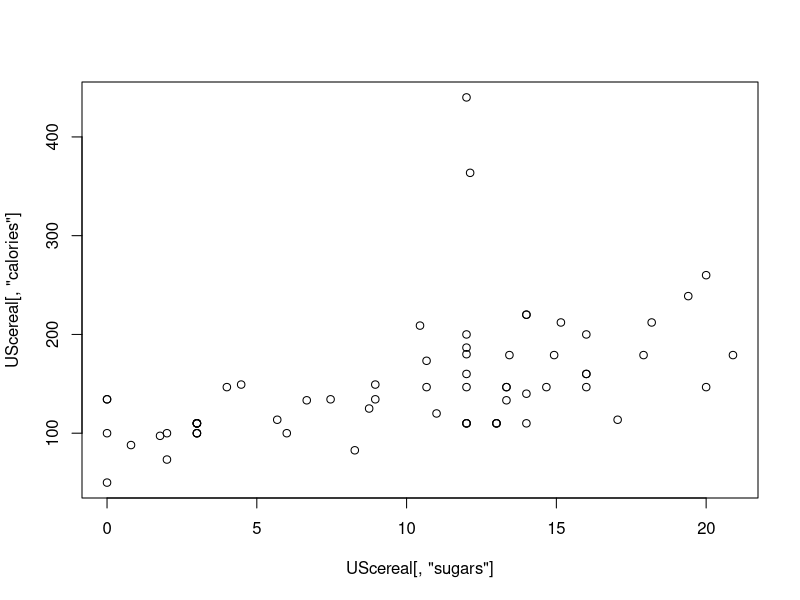
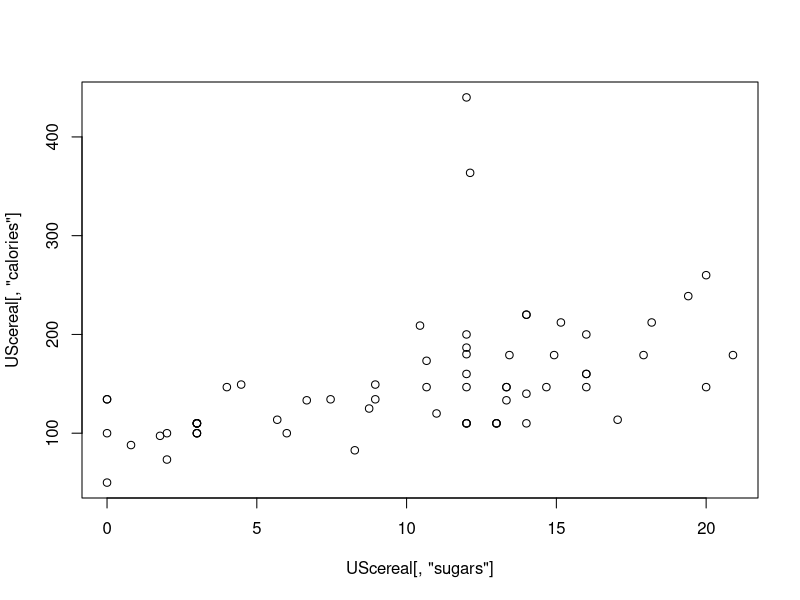
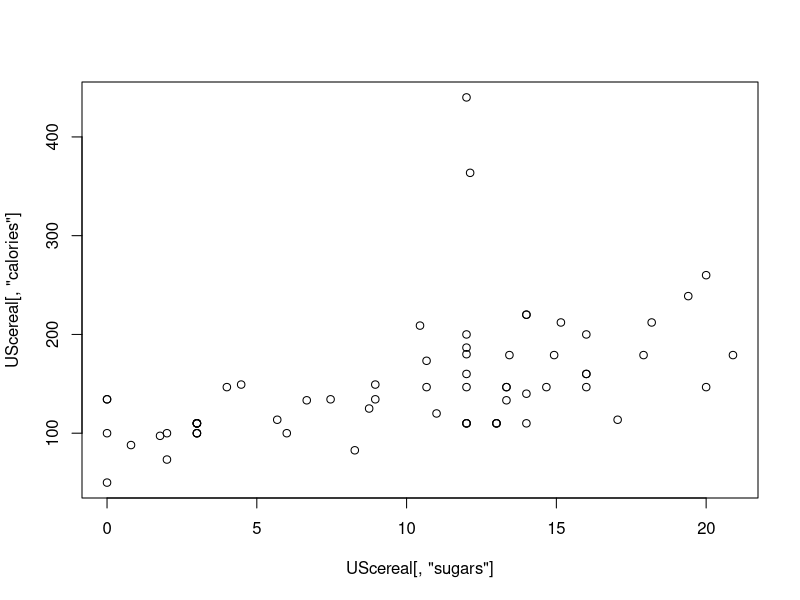
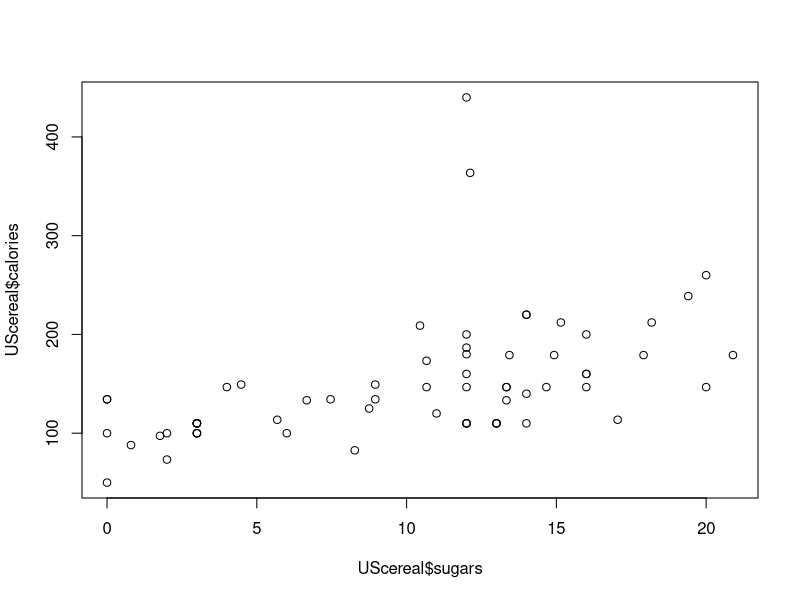
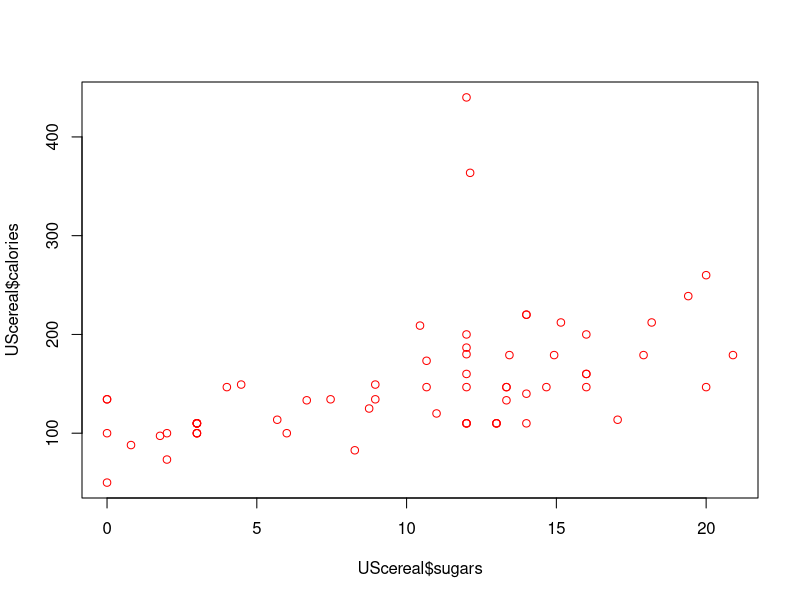
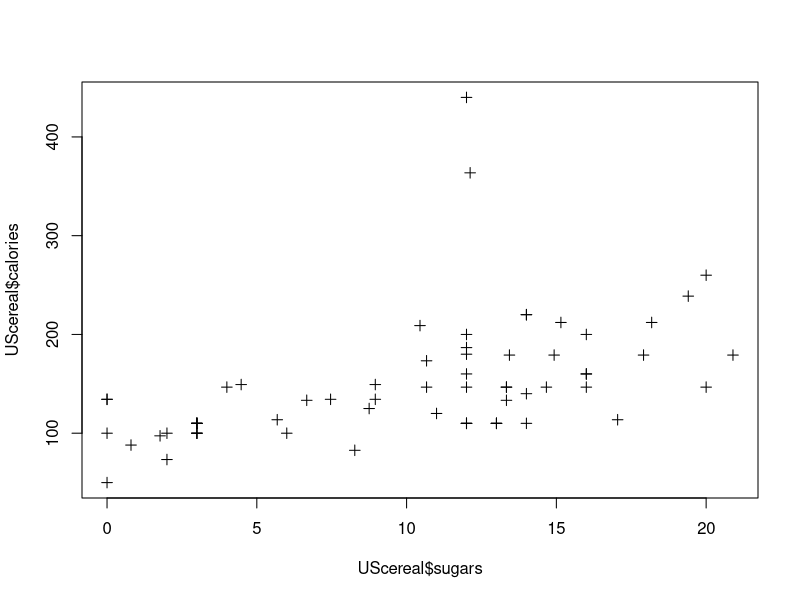
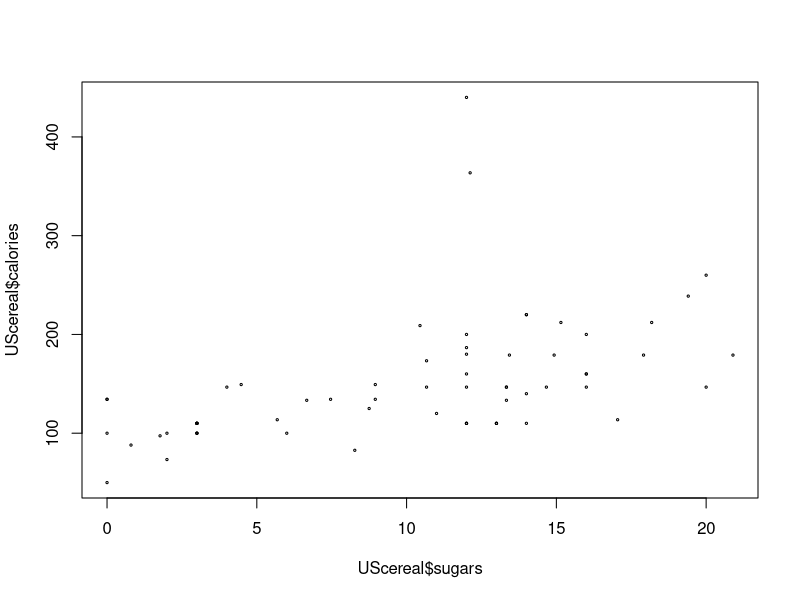
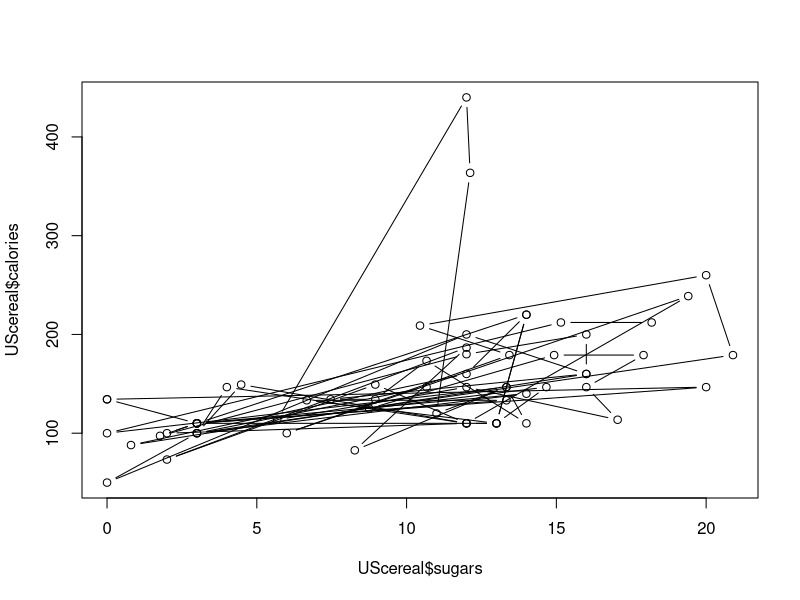

These figures' R source, in order:
## Session 2 Lesson

###############################
##### 2.1 GET DATA INTO R #####
###############################

# useful commands: getwd(), setwd(), read.csv(), list.files()

## We saw earlier how to get data into R from a package,
##  but what if we have a file saved outside of R?
# first, we need to figure out which directory, a.k.a. folder, R is looking in
# getwd()

getwd()

# we can change this to a useful folder
# setwd()

setwd('/Users/mcstitzer/Downloads/')

# it's also possible to setwd through the "Session" menu of RStudio



# Then, we can see which files are in the current directory
# list.files()

list.files()

# Which .csv file is present?


## We can read in csv files with read.csv()
##  and tab delimited files with read.table()
# read.csv()

sl = read.csv('sleep.csv', header=T, stringsAsFactors=FALSE)

# the option "stringsAsFactors" may be relevant in other datasets
#  check out how to use it in the help for read.csv()

#### EXERCISE 2.2 ####

################################
##### 2.2 CLEANING UP DATA #####
################################

# useful commands: duplicated(), is.na(), na.omit(), complete.cases(), duplicated(), !duplicated()

### NAs and missing values
## NA is another special value, like TRUE or FALSE
## it is the placeholder for missing data in R

x <- c( 1, 4, 7, 3, NA)
x
mean(x)
class(x)
class(NA)

# we need to treat "NA" differently than other values
# R recognizes this as a numeric, but it is missing data
# this is a a logical -- indicating missing data

# is.na
is.na(x)

# add 1 to NA
NA + 1 # returns NA

# index values that are NA
which(is.na(x))

# index values that are not NA
which(!is.na(x))

# keep only non-missing values in a vector
x[!is.na(x)]

# set missing values to NA 
# e.g. if "." stands in for missing in your raw data
z = c("Tuesday", "Monday", ".", ".", "Friday")
z
z[z == "."] = NA
z

# remove incomplete rows (those with NAs) from a data.frame
test = data.frame(
  x = c("a", "b", "c", "d", "d"),
  y = c(1, 2, 3, 4, NA))

test

# na.omit()
test2 = na.omit(test)

# na.exclude() does about the same thing
na.exclude(test)

# which rows are complete (have no NA values)? 
# complete.cases - looks along each row, and each column, for NA values
complete.cases(test)

#na.rm as argument for some functions (e.g. mean)
y = c(1, 4, 9, 13, NA)
mean(y)
?mean
mean(y, na.rm = TRUE)

# check for duplicated rows
test = data.frame(
  x = c("a", "b", "c", "d", "d"),
  y = c(1, 2, 3, 4, 4))

test

# duplicated
duplicated(test)

# index non-DUPLICATED ROWS and remove them
test[!duplicated(test), ]

########################
##### 2.3 PLOTTING #####
########################

# useful commands: plot, points, lines, abline, hist, barplot, boxplot
# useful arguments within plot(): main, xlab, ylab, col, pch, cex

## Load cereal dataset from MASS package
#install.packages("MASS") #should have installed from yesterday
library("MASS")
data(UScereal)

head(UScereal)

## Scatterplots
# plot() -- to make a scatterplot
# plot calories versus sugar content
colnames(UScereal)
plot(UScereal[ ,"sugars"], UScereal[, "calories"])
?plot

plot(x = UScereal[ ,"sugars"], y = UScereal[, "calories"])
plot(UScereal[ , "calories"] ~ UScereal[ , "sugars"])

plot(UScereal$sugars, UScereal$calories)

# or plot response variable as a function "~" of the predictor variable

## Arguments within plotting functions
# "col" argument changes color
plot(UScereal$sugars, UScereal$calories, col = "red")

# "pch" argument changes point character
plot(UScereal$sugars, UScereal$calories, pch = 3)

# "cex" argument changes size
plot(UScereal$sugars, UScereal$calories, cex = 0.3)

# "type" argument changes type ("l" = line, "p" = points, "b" = both)
plot(UScereal$sugars, UScereal$calories, type = "b")


# "lty" argument changes line type
plot(UScereal$sugars, UScereal$calories, type = "l", lty = 4)

# Adding labels to axes and title using "xlab", "ylab", and "main" arguments
plot(UScereal$sugars, UScereal$calories, xlab = "Sugars", ylab = "Calories",
     main = "Calories versus sugars")


# identify() to identify on specific points
identify(x = UScereal$sugars, y = UScereal$calories, labels = rownames(UScereal))

# points() adds points to existing plot
plot(UScereal$sugars, UScereal$calories)
points(x = UScereal[UScereal[ ,"mfr"] == "K", "sugars"], 
       y = UScereal[UScereal[ , "mfr"] == "K", "calories"], col = "red")

#lines() does same thing as points but makes line
# ablines() adds straight line to existing plot
abline(h = 300)
abline(v = 5)
abline(lm(UScereal$calories ~ UScereal$sugars))

# legend() to add legend to plot
plot(UScereal$sugars, UScereal$calories)
points(x = UScereal[UScereal[ ,"mfr"] == "K", "sugars"], 
       y = UScereal[UScereal[ , "mfr"] == "K", "calories"], col = "red")
legend("topleft", legend = c("Kellogs", "else"), col = c("red", "black"), pch = 1)
legend("topleft", legend = c("Kellogs", "else"), col = c("red", "black"), 
       pch = 1, cex = 0.8)


## Histograms
# make histogram of sugar content
hist(UScereal[ , "sugars"])
hist(UScereal$sugars)

##Barplots
# make barplot of manufacturers in dataset
barplot(table(UScereal$mfr))


#add color using rainbow()
barplot(table(UScereal$mfr), col = rainbow(6))

barplot(table(UScereal$mfr), col = c("red", "purple"))

##Boxplots
# make boxplot of sugar content versus shelf display
boxplot(UScereal$sugars ~ UScereal$shelf)


#########################
##### 2.4 TIDYVERSE #####
#########################

